Frame 1 (no input): blank canvas, image omitted
Frame 60 (the mouse pressed at the canvas centre just before this capture): blank canvas, image omitted
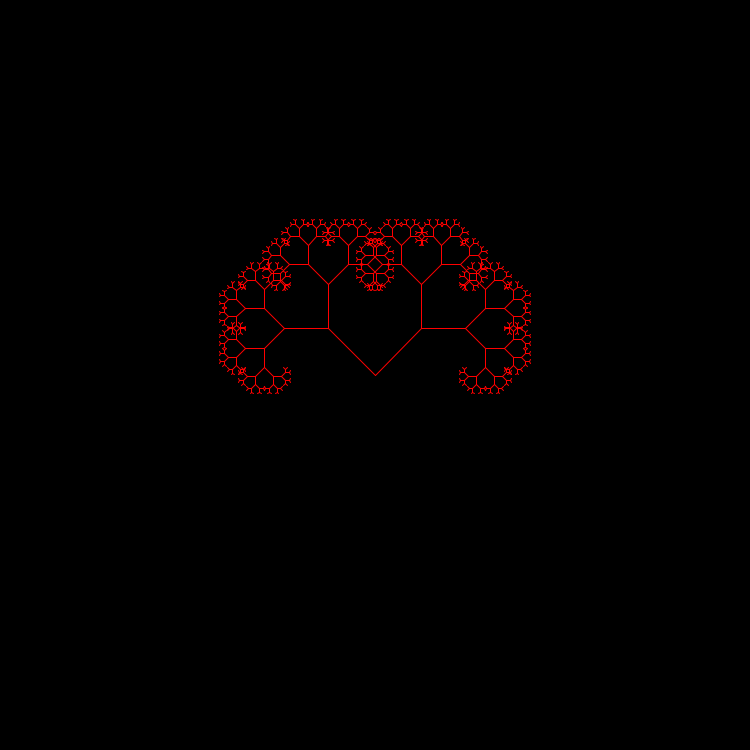
Frame 120 (the mouse held since frame 60 and released just before this capture)

The Processing sketch whose frames 1 and 60 were blank and that drew this single picture after the mouse press (run headless with seeded random() and noise(); from frame 60 on, the mouse is pressed at the canvas centre):

// Processing sketch: Recursion_Tree
// ── Recursion_Tree.pde
float theta;
float a;

void setup() {
  size(750, 750);
  frameRate(60);          
}

void draw() {
  background(0); // Has to be in the draw phase other wise you get overlapping color
  a = (mouseX / (float) height) * 90;  // Making the angle
  theta = radians(a); // Converting it to radians       
  stroke(255, 0, 0); // Color Red
  translate(width/2, height/2); //Moving the Tree to the middle of the screen
  RecursionTree(100); // When using push and pop martix never have this number greater than 150
}






void RecursionTree(float bs) { // BS Is the height of the starting line. 
  bs *= 0.66;  // How the size of each line changes, never have it greater than .66.
  if (bs > 2) {
    pushMatrix(); //BOTTOM MIDDLE RIGHT STICK
    rotate(theta);   
    line(0, 0, 0, -bs);  
    translate( 0, -bs); 
    RecursionTree(bs);       
    popMatrix();    
    pushMatrix(); //BOTTOM MIDDLE LEFT STICK
    rotate(-theta);
    line(0, 0, 0, -bs);
    translate( 0, -bs);
    RecursionTree(bs);
    popMatrix();
  }
} 
